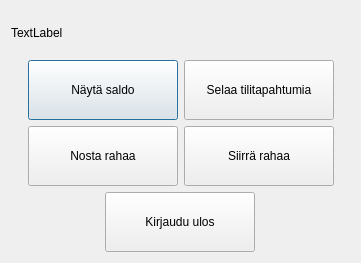
<?xml version="1.0" encoding="UTF-8"?>
<ui version="4.0">
 <class>kortinluku</class>
 <widget class="QDialog" name="kortinluku">
  <property name="geometry">
   <rect>
    <x>0</x>
    <y>0</y>
    <width>361</width>
    <height>263</height>
   </rect>
  </property>
  <property name="windowTitle">
   <string>Dialog</string>
  </property>
  <layout class="QVBoxLayout" name="verticalLayout_2">
   <item>
    <widget class="QLabel" name="label">
     <property name="text">
      <string>TextLabel</string>
     </property>
    </widget>
   </item>
   <item>
    <layout class="QVBoxLayout" name="verticalLayout">
     <item>
      <layout class="QGridLayout" name="gridLayout">
       <item row="0" column="0" alignment="Qt::AlignRight">
        <widget class="QPushButton" name="pushButton_saldo">
         <property name="sizePolicy">
          <sizepolicy hsizetype="Preferred" vsizetype="Fixed">
           <horstretch>0</horstretch>
           <verstretch>0</verstretch>
          </sizepolicy>
         </property>
         <property name="minimumSize">
          <size>
           <width>150</width>
           <height>60</height>
          </size>
         </property>
         <property name="maximumSize">
          <size>
           <width>600</width>
           <height>16777215</height>
          </size>
         </property>
         <property name="text">
          <string>Näytä saldo</string>
         </property>
        </widget>
       </item>
       <item row="0" column="1" alignment="Qt::AlignLeft">
        <widget class="QPushButton" name="pushButton_tilitapahtumat">
         <property name="sizePolicy">
          <sizepolicy hsizetype="Preferred" vsizetype="Fixed">
           <horstretch>0</horstretch>
           <verstretch>0</verstretch>
          </sizepolicy>
         </property>
         <property name="minimumSize">
          <size>
           <width>150</width>
           <height>60</height>
          </size>
         </property>
         <property name="maximumSize">
          <size>
           <width>600</width>
           <height>16777215</height>
          </size>
         </property>
         <property name="text">
          <string>Selaa tilitapahtumia</string>
         </property>
        </widget>
       </item>
       <item row="1" column="0" alignment="Qt::AlignRight">
        <widget class="QPushButton" name="pushButton_nosto">
         <property name="sizePolicy">
          <sizepolicy hsizetype="Preferred" vsizetype="Fixed">
           <horstretch>0</horstretch>
           <verstretch>0</verstretch>
          </sizepolicy>
         </property>
         <property name="minimumSize">
          <size>
           <width>150</width>
           <height>60</height>
          </size>
         </property>
         <property name="maximumSize">
          <size>
           <width>600</width>
           <height>16777215</height>
          </size>
         </property>
         <property name="text">
          <string>Nosta rahaa</string>
         </property>
        </widget>
       </item>
       <item row="1" column="1" alignment="Qt::AlignLeft">
        <widget class="QPushButton" name="pushButton_siirto">
         <property name="sizePolicy">
          <sizepolicy hsizetype="Preferred" vsizetype="Fixed">
           <horstretch>0</horstretch>
           <verstretch>0</verstretch>
          </sizepolicy>
         </property>
         <property name="minimumSize">
          <size>
           <width>150</width>
           <height>60</height>
          </size>
         </property>
         <property name="maximumSize">
          <size>
           <width>600</width>
           <height>16777215</height>
          </size>
         </property>
         <property name="text">
          <string>Siirrä rahaa</string>
         </property>
        </widget>
       </item>
      </layout>
     </item>
     <item alignment="Qt::AlignHCenter">
      <widget class="QPushButton" name="pushButton_kirjaudu_ulos">
       <property name="sizePolicy">
        <sizepolicy hsizetype="Preferred" vsizetype="Fixed">
         <horstretch>0</horstretch>
         <verstretch>0</verstretch>
        </sizepolicy>
       </property>
       <property name="minimumSize">
        <size>
         <width>150</width>
         <height>60</height>
        </size>
       </property>
       <property name="maximumSize">
        <size>
         <width>600</width>
         <height>16777215</height>
        </size>
       </property>
       <property name="layoutDirection">
        <enum>Qt::LeftToRight</enum>
       </property>
       <property name="text">
        <string>Kirjaudu ulos</string>
       </property>
      </widget>
     </item>
    </layout>
   </item>
  </layout>
 </widget>
 <resources/>
 <connections/>
</ui>
